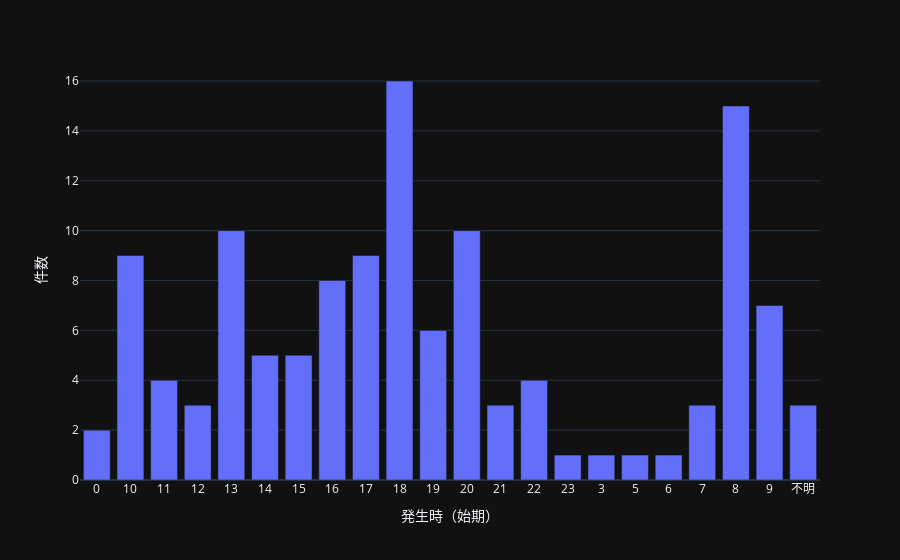

Write notebook code for a chart like this one.
### Code cell
fig = px.bar(time,
            x='発生時（始期）',
            y='件数',
            template= 'plotly_dark'
            )
fig.update_xaxes(categoryorder='category ascending')
fig.show()

### Figure 1 — Plotly figure (JSON) as saved in the notebook; plotly's stock layout.template omitted (floating-point values rounded to 4 significant figures)
{"data": [{"alignmentgroup": "True", "hovertemplate": "発生時（始期）=%{x}<br>件数=%{y}<extra></extra>", "legendgroup": "", "marker": {"color": "#636efa", "pattern": {"shape": ""}}, "name": "", "offsetgroup": "", "orientation": "v", "showlegend": false, "textposition": "auto", "type": "bar", "x": ["18", "8", "13", "20", "10", "17", "16", "9", "19", "14", "15", "11", "22", "7", "不明", "12", "21", "0", "6", "5", "3", "23"], "xaxis": "x", "y": [16, 15, 10, 10, 9, 9, 8, 7, 6, 5, 5, 4, 4, 3, 3, 3, 3, 2, 1, 1, 1, 1], "yaxis": "y"}], "layout": {"barmode": "relative", "legend": {"tracegroupgap": 0}, "margin": {"t": 60}, "xaxis": {"anchor": "y", "categoryorder": "category ascending", "domain": [0, 1], "title": {"text": "発生時（始期）"}}, "yaxis": {"anchor": "x", "domain": [0, 1], "title": {"text": "件数"}}}}
